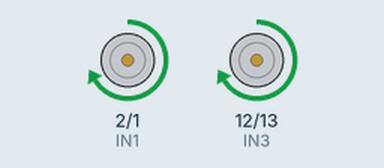
This sketch was run on a simulated Arduino Uno, built with avr-gcc and run on an emulated ATmega328P. On the bench: motor-driver pin pairs drawn as motors (green arrow = first pin HIGH = forward, orange = second pin HIGH = backward, longer = more drive, scaled by the enable pin).

Above: at 1.0 s.
At 3.0 s:
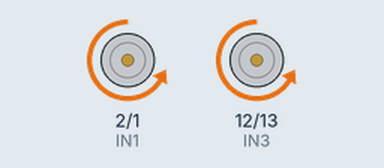
At 4.5 s:
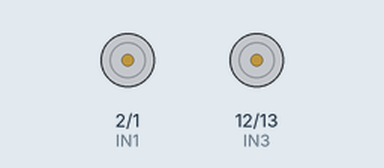
Timing chart, 0 to 6.5 s (numbered marks = the images above):
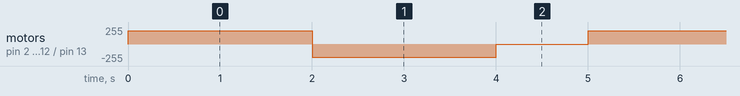

The sketch:

Straight_Line_.ino
```cpp
int ENA=3;
int IN1=2;
int IN2=1;

int ENB=11;
int IN3=12;
int IN4=13;

void setup() {
  pinMode(ENA,OUTPUT);
  pinMode(ENB,OUTPUT);
  pinMode(IN1,OUTPUT);
  pinMode(IN2,OUTPUT);
  pinMode(IN3,OUTPUT);
  pinMode(IN4,OUTPUT);

}

void loop(){
  digitalWrite(IN1,HIGH);
  digitalWrite(IN2,LOW);
  digitalWrite(IN3,HIGH);
  digitalWrite(IN4,LOW);
  analogWrite(ENA,200);
  analogWrite(ENB,200);
  delay(2000);

  digitalWrite(IN1,LOW);
  digitalWrite(IN2,HIGH);
  digitalWrite(IN3,LOW);
  digitalWrite(IN4,HIGH);
  analogWrite(ENA,200);
  analogWrite(ENB,200);
  delay(2000);

  analogWrite(ENA,0);
  analogWrite(ENB,0);
  delay(1000);
}
```

Measured:
- by itself, motor on pin 2 (IN1) / pin 1 (IN2), motor on pin 12 (IN3) / pin 13 (IN4): repeats every 5.0 s: backward 200/255 2.0 s, stopped 1.0 s, forward 200/255 2.0 s
